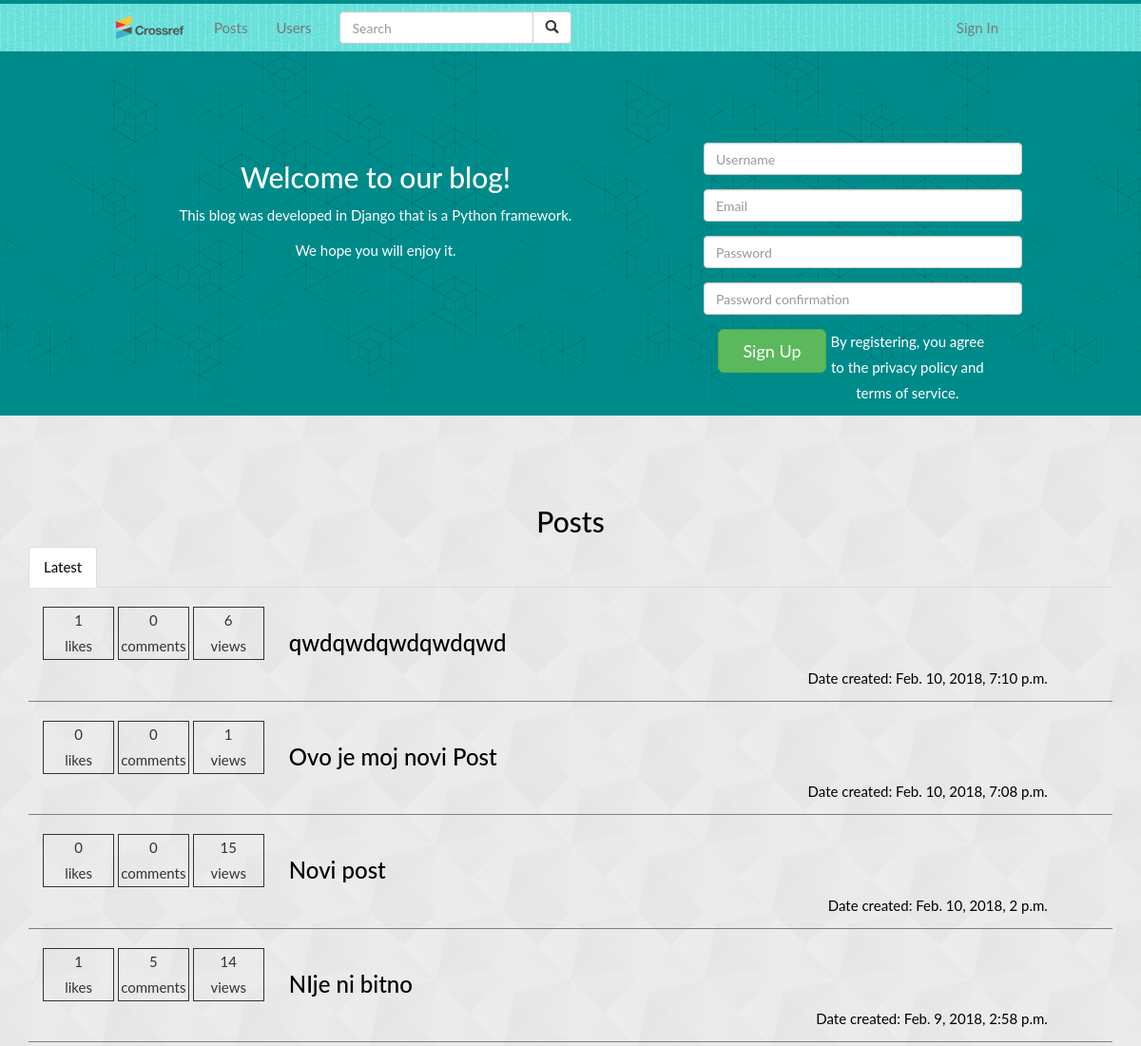
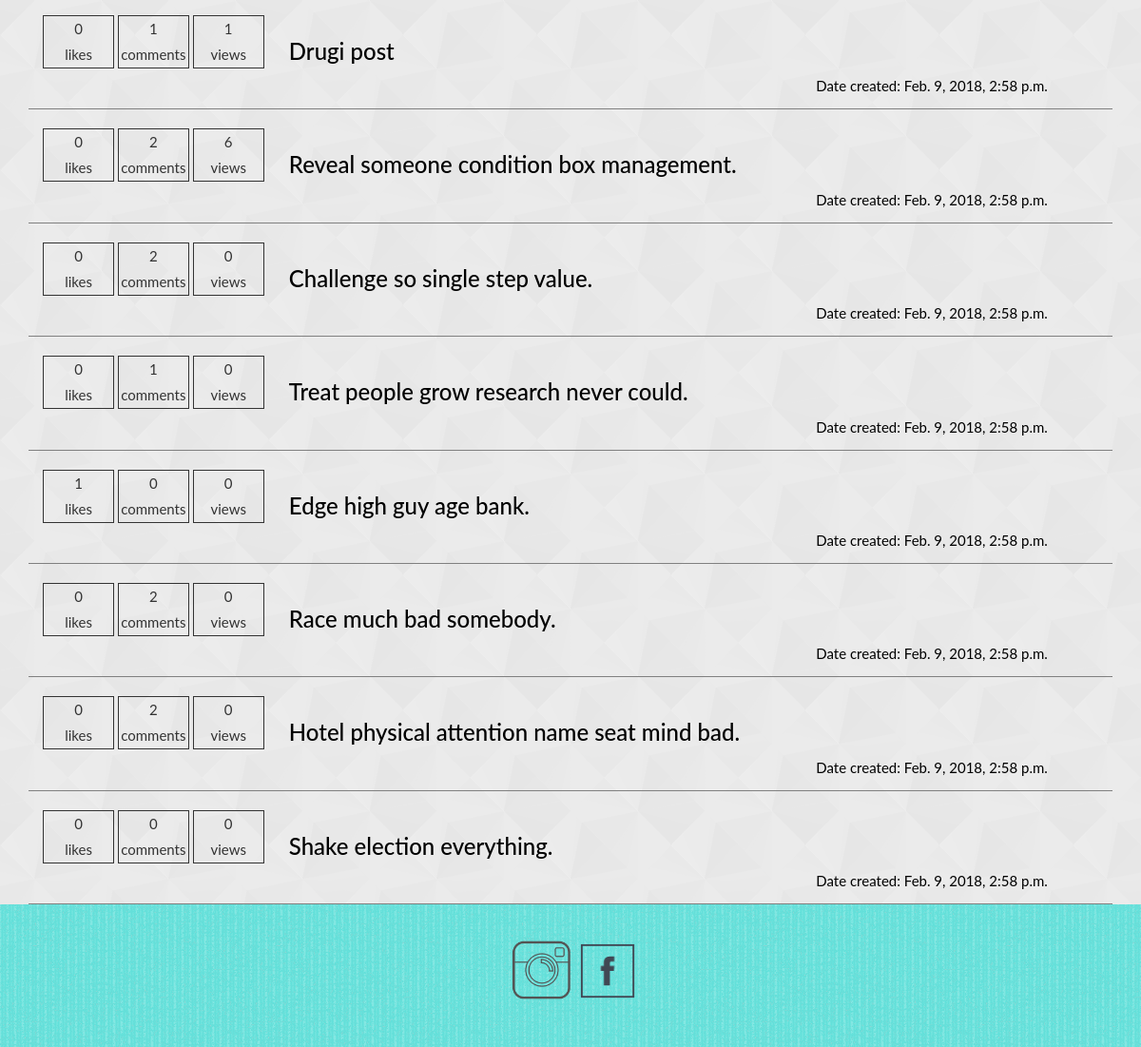
The page / on the database its author committed (2 pictures, top to bottom).
### posts/models.py (models this page shows, shortened)
class Post(models.Model):
    title = models.CharField(max_length=255)
    body = models.TextField()
    deleted = models.BooleanField(default=False)
    likes = models.IntegerField(default=0)
    views = models.IntegerField(default=0)
    created_at = models.DateTimeField(auto_now_add=True)
    user_id = models.ForeignKey(User, on_delete=models.CASCADE)
    @property
    def number_of_comments(self):
        return Comment.objects.filter(post_id=self.pk).count()

### posts/views.py (the view)
# urls.py: path('', index, name='index'),
def index(request):
    title = 'Home'
    posts = Post.objects.filter(deleted=False).order_by('created_at').reverse()
    if request.method == 'POST':
        form = SignUpForm(request.POST)
        if form.is_valid():
            user = form.save()
            login(request, user)
            return redirect('index')
    else:
        form = SignUpForm()
    form2 = SignInForm()
    return render(request, 'index.html', {'title': title, 'posts': posts,
                                          'form': form, 'form2': form2})

### users/forms.py
class SignUpForm(UserCreationForm):
    email = forms.CharField(max_length=255, required=True,
                            widget=forms.EmailInput())
    class Meta:
        model = User
        fields = ['username', 'email', 'password1', 'password2']

class SignInForm(forms.Form):
    username = forms.CharField(max_length=150, required=True)
    password = forms.CharField(required=True, widget=forms.PasswordInput())
    class Meta:
        model = User
        fields = ['username', 'password']

### templates/index.html
{% extends 'base.html' %}
{% block content %}
    {% if not user.is_authenticated %}
        {% include 'includes/signuprow.html' %}
    {% else %}
        {% include 'includes/logobanner.html' %}
    {% endif %}
    {% include 'includes/poststabs.html' %}
{% endblock %}

### templates/includes/poststabs.html
<div id="posts" class="container">
    <h2 class="text-center">Posts</h2>
    <ul class="nav nav-tabs">
        <li class="active">
            <a data-toggle="tab" href="#latestPosts">Latest</a>
        </li>
    </ul>
    <div class="tab-content">
        <div id="latestPosts" class="tab-pane fade in active ">
        {% for post in posts %}
            <div class="post">
                <div class="postStats container ">
                    <div class="likes text-center">
                        <div class="count">{{ post.likes }}</div>
                        <div>likes</div>
                    </div>
                    <div class="comments text-center">
                        <div class="count">{{ post.number_of_comments }}</div>
                        <div>comments</div>
                    </div>
                    <div class="views text-center">
                        <div class="count">{{ post.views }}</div>
                        <div>views</div>
                    </div>
                </div>
                <div class="postTitleDiv">
                    <a href="{% url 'post' post.pk %}"><h3>{{ post.title }}</h3></a>
                    <div class="dateCreatedDiv pull-right">
                        <p>Date created: {{ post.created_at }}</p>
                    </div>
                </div>
            </div>
        {% endfor %}
        </div>
    </div>
</div>

### static/css/style.css (style rules this page uses)
html { height: 100%; box-sizing: border-box; }
body { font: 400 15px/1.8 Lato, sans-serif; background-image: url("../img/diagmonds-light.png"); background-repeat: repeat; position: relative; margin: 0; min-height: 100%; padding-bottom: 10em; }
h2, p { color: white; }
.tab-content p { color: black; }
#posts a { color: black; }
#posts h2 { color: black; }
#posts { padding-top: 5em; }
.post { margin-top: 20px; border-bottom: solid 1px grey; }
.postStats { display: inline-block; width: 18em; }
.likes { width: 5em; border: solid 1px; display: inline-block; }
.comments { width: 5em; border: solid 1px; display: inline-block; }
.views { width: 5em; border: solid 1px; display: inline-block; }
.postTitleDiv { width: 70%; display: inline-block; }
.postTitleDiv h3 { margin-top: 0; }

### rows shown on the page
Post: likes "1", number_of_comments "0", views "6", title "qwdqwdqwdqwdqwd", created_at "Feb. 10, 2018, 7:10 p.m."
Post: likes "0", number_of_comments "0", views "1", title "Ovo je moj novi Post", created_at "Feb. 10, 2018, 7:08 p.m."
Post: likes "0", number_of_comments "0", views "15", title "Novi post", created_at "Feb. 10, 2018, 2 p.m."
Post: likes "1", number_of_comments "5", views "14", title "NIje ni bitno", created_at "Feb. 9, 2018, 2:58 p.m."
Post: likes "0", number_of_comments "1", views "1", title "Drugi post", created_at "Feb. 9, 2018, 2:58 p.m."
Post: likes "0", number_of_comments "2", views "6", title "Reveal someone condition box management.", created_at "Feb. 9, 2018, 2:58 p.m."
Post: likes "0", number_of_comments "2", views "0", title "Challenge so single step value.", created_at "Feb. 9, 2018, 2:58 p.m."
Post: likes "0", number_of_comments "1", views "0", title "Treat people grow research never could.", created_at "Feb. 9, 2018, 2:58 p.m."
Post: likes "1", number_of_comments "0", views "0", title "Edge high guy age bank.", created_at "Feb. 9, 2018, 2:58 p.m."
Post: likes "0", number_of_comments "2", views "0", title "Race much bad somebody.", created_at "Feb. 9, 2018, 2:58 p.m."
Post: likes "0", number_of_comments "2", views "0", title "Hotel physical attention name seat mind bad.", created_at "Feb. 9, 2018, 2:58 p.m."
Post: likes "0", number_of_comments "0", views "0", title "Shake election everything.", created_at "Feb. 9, 2018, 2:58 p.m."
